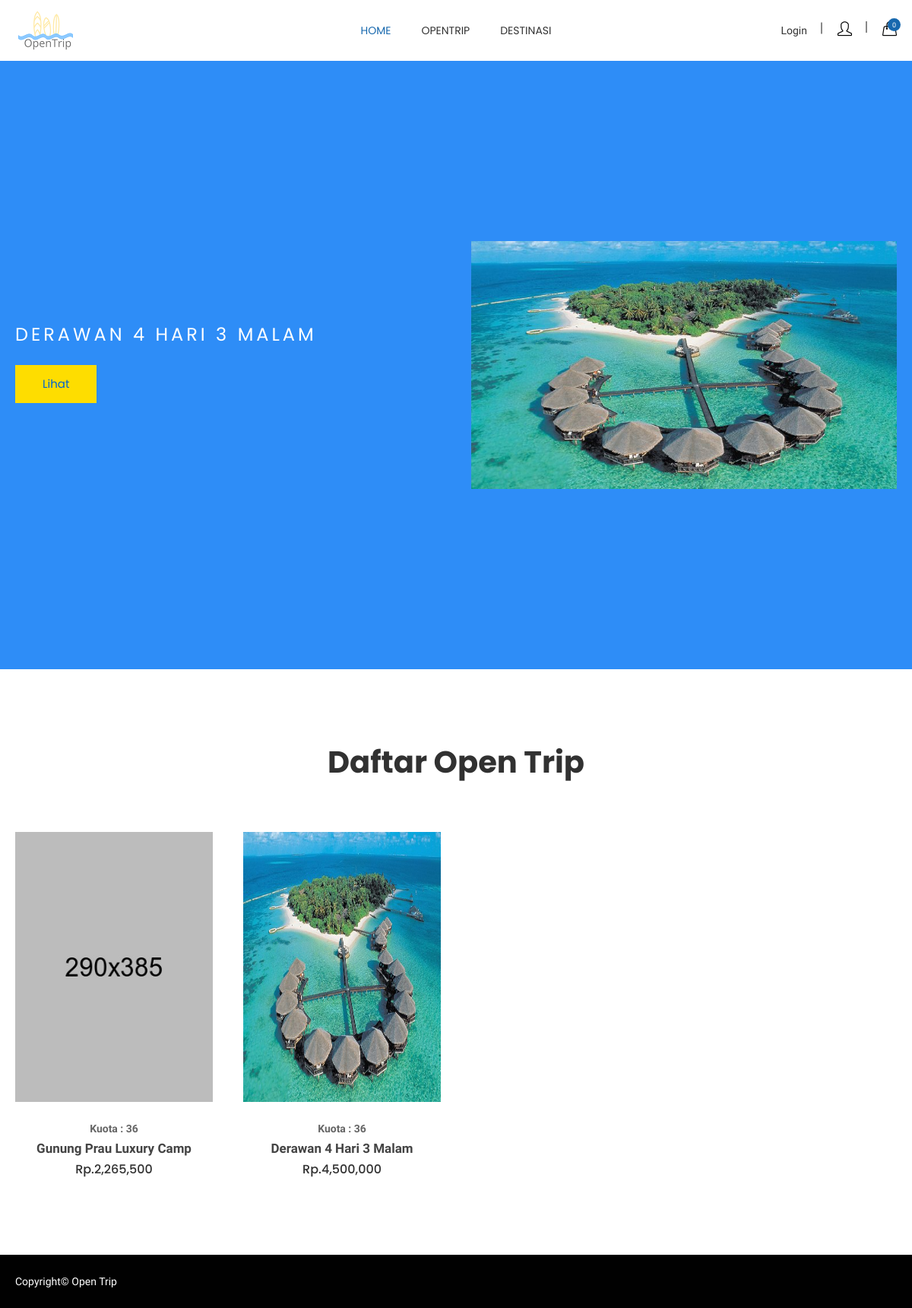
The page / on the database its author committed.
### tables this page shows
CREATE TABLE `tbl_opentrip`  (
  `opentrip_id` int(11) NOT NULL AUTO_INCREMENT,
  `judul` varchar(255) NOT NULL,
  `harga` float NOT NULL,
  `detail` text NOT NULL,
  `delete_foto` varchar(100) NOT NULL,
  `is_active` int(11) NULL DEFAULT NULL,
  `kuota` int(11) NULL DEFAULT NULL,
  `is_unlimited` int(11) NULL DEFAULT NULL,
  `catatan` varchar(255) NULL DEFAULT NULL,
  `id_province` int(11) NULL DEFAULT NULL,
  PRIMARY KEY (`opentrip_id`) USING BTREE
);

CREATE TABLE `tbl_trip_foto`  (
  `trip_foto_id` int(11) NOT NULL AUTO_INCREMENT,
  `id_opentrip` int(11) NULL DEFAULT NULL,
  `foto` varchar(255) NULL DEFAULT NULL,
  PRIMARY KEY (`trip_foto_id`) USING BTREE
);

### application/controllers/Front.php (called while the page is built, shortened)
<?php
class Front extends MY_Controller {
	function __construct(){
        $this->load->model('auth_model');
		$this->load->model('m_opentrip');
        $this->load->model('m_member');
	}
	public function index()
	{
        $data['dataUser'] = $this->session->userdata('loginUser');
        $sql = "select * from tbl_opentrip limit 10";
        $data['listData']  = $this->db->query($sql)->result();
        $data['listSlider']  = $this->db->query("select * from tbl_opentrip where opentrip_id IN (select id_opentrip from tbl_trip_foto) limit 3" )->result();
        $data['v_content'] = "front/home";
		$this->load->view('front/layout',$data);
	}
}

### index.php (called while the page is built, shortened)
<?php
require_once BASEPATH.'core/CodeIgniter.php';

### application/views/front/home.php (the view, shortened to what this page needs)
<div class="slider__container slider--one bg__cat--3">
            <div class="slide__container slider__activation__wrap owl-carousel">
                <?php
                    $i=0;
                    foreach ($listSlider as $key => $value) {
                        $getFoto = $this->db->query("select * from tbl_trip_foto where id_opentrip = '".$value->opentrip_id."' limit 1")->row();
                ?>
                <div class="single__slide animation__style01 slider__fixed--height">
                    <div class="container">
                        <div class="row align-items__center">
                            <div class="col-md-7 col-sm-7 col-xs-12 col-lg-6">
                                <div class="slide">
                                    <div class="slider__inner">
                                        <h2 style="color:#fff;"><?= $value->judul ?></h2>
                                        <div class="cr__btn">
                                            <a href="<?= base_url('front/detail/'.$value->opentrip_id) ?>">Lihat</a>
                                        </div>
                                    </div>
                                </div>
                            </div>
                            <div class="col-lg-6 col-sm-5 col-xs-12 col-md-5">
                                <div class="slide__thumb">
                                    <img src="<?= base_url() ?><?= (empty($getFoto)?'assets_front/images/slider/fornt-img/1.png':'uploads/'.$getFoto->foto)?>" alt="slider images">
                                </div>
                            </div>
                        </div>
                    </div>
                </div>
            <?php $i++;} ?>
            </div>
        </div>
        <section class="htc__category__area ptb--100">
            <div class="container">
                <div class="row">
                    <div class="col-xs-12">
                        <div class="section__title--2 text-center">
                            <h2 class="title__line">Daftar Open Trip</h2>
                        </div>
                    </div>
                </div>
                <div class="htc__product__container">
                    <div class="row">
                        <div class="product__list clearfix mt--30">
                            <?php
                                $no=0;
                                foreach ($listData as $key => $value) {
                                    $no++; if($no<3){
                                        continue;
                                    }
                                    $getFotoList = $this->db->query("select * from tbl_trip_foto where id_opentrip = '".$value->opentrip_id."' limit 1")->row();
                            ?>
                            <div class="col-md-4 col-lg-3 col-sm-4 col-xs-12">
                                <div class="category">
                                    <div class="ht__cat__thumb">
                                        <a href="<?= base_url('front/detail/'.$value->opentrip_id) ?>">
                                            <img src="<?= base_url() ?><?= (empty($getFotoList )?'assets_front/images/product/1.jpg':'uploads/'.$getFotoList->foto)?>" alt="product images" style="height: 355px;width: 290px;">
                                        </a>
                                    </div>
                                    <div class="fr__product__inner">
                                        <?php $stock = array('Kuota : '.$value->kuota,'Unlimited'); ?>
                                        <label><?= $stock[$value->is_unlimited]; ?></label>
                                        <h4><a href="<?= base_url('front/detail/'.$value->opentrip_id) ?>"><?= $value->judul ?></a></h4>
                                        <ul class="fr__pro__prize">
                                            <li>Rp.<?= number_format($value->harga,0) ?></li>
                                        </ul>
                                    </div>
                                </div>
                            </div>
                            <?php  } ?>
                        </div>
                    </div>
                </div>
            </div>
        </section>

### assets_front/style.css (style rules this page uses)
.section__title--2 h2 { color: #313131; font-family: Poppins; font-size: 40px; font-weight: 700; }
.category { position: relative; margin-top: 40px; }
.fr__product__inner { padding-top: 23px; text-align: center; }
.fr__product__inner h4 a { color: #444; font-family: Old Standard TT; font-size: 17px; font-weight: 600; text-transform: capitalize; transition: all 0.3s ease 0s; }
.fr__pro__prize { display: flex; justify-content: center; margin-top: 6px; }
.fr__pro__prize li { color: #313131; font-family: Poppins; font-size: 16px; font-weight: 500; margin: 0 5px; }
.category { overflow: hidden; position: relative; }
.ht__cat__thumb a img { width: 100%; }

### assets_front/css/shortcode/default.css (style rules this page uses)
*, h1, h2, h3, h4, h5, h6, p, ul, a { margin: 0; padding: 0; }
html { font-size: 100%; }
body { font-family: 'Old Standard TT', serif; color: #666666; font-weight: 400; font-size: 14px; line-height: 24px; -webkit-font-smoothing: antialiased; -moz-osx-font-smoothing: grayscale; }
h1, h2, h3, h4, h5, h6, .h1, .h2, .h3, .h4, .h5, .h6 { font-family: 'Poppins', sans-serif; color: #313131; font-weight: 400; -webkit-font-variant-ligatures: common-ligatures; font-variant-ligatures: common-ligatures; margin-top: 0; margin-bottom: 0; }
h2, .h2 { font-size: 30px; font-weight: 400; }
h4, .h4 { font-size: 14px; font-weight: 400; }
ul, ol { list-style: none; }
a { color: #333; }
h1 a, h2 a, h3 a, h4 a, h5 a, h6 a { color: inherit }
body { overflow-x: hidden; }
a, .btn { transition: all 0.3s ease-out 0s; }
img, .img { max-width: 100%; transition: all 0.3s ease-out 0s; }
p + img, img:last-child { margin-bottom: 0; }
body { background: #fff; }
.bg__cat--3 { background-color: #2e8df7; }
.mt--30 { margin-top: 30px }
.ptb--100 { padding: 100px 0 }

### assets_front/css/shortcode/slider.css (style rules this page uses)
.slide { height: 100%; }
.slider__fixed--height { align-items: center; display: flex; height: 800px; }
.slider--one .slide { align-items: center; display: flex; }
.slider__inner h2 { color: #000000; font-size: 24px; letter-spacing: 4px; line-height: 19px; text-transform: uppercase; }
.cr__btn a { background: #fedd00 none repeat scroll 0 0; color: #0064d2; display: inline-block; font-family: Poppins; font-size: 15px; font-weight: 400; height: 50px; line-height: 49px; padding: 0 36px; text-transform: capitalize; transition: all 0.3s ease 0s; }
.slide__thumb { text-align: right; }
.align-items__center { display: flex; justify-content: center; }
.slider__activation__wrap { position: relative; }

### rows shown on the page
tbl_opentrip: judul "DERAWAN 4 HARI 3 MALAM", tbl_trip_foto.foto (picture), kuota+is_unlimited "Kuota : 36", judul "Derawan 4 Hari 3 Malam", harga "4,500,000"
tbl_opentrip: shows a picture, kuota+is_unlimited "Kuota : 36", judul "Gunung Prau Luxury Camp", harga "2,265,500"
